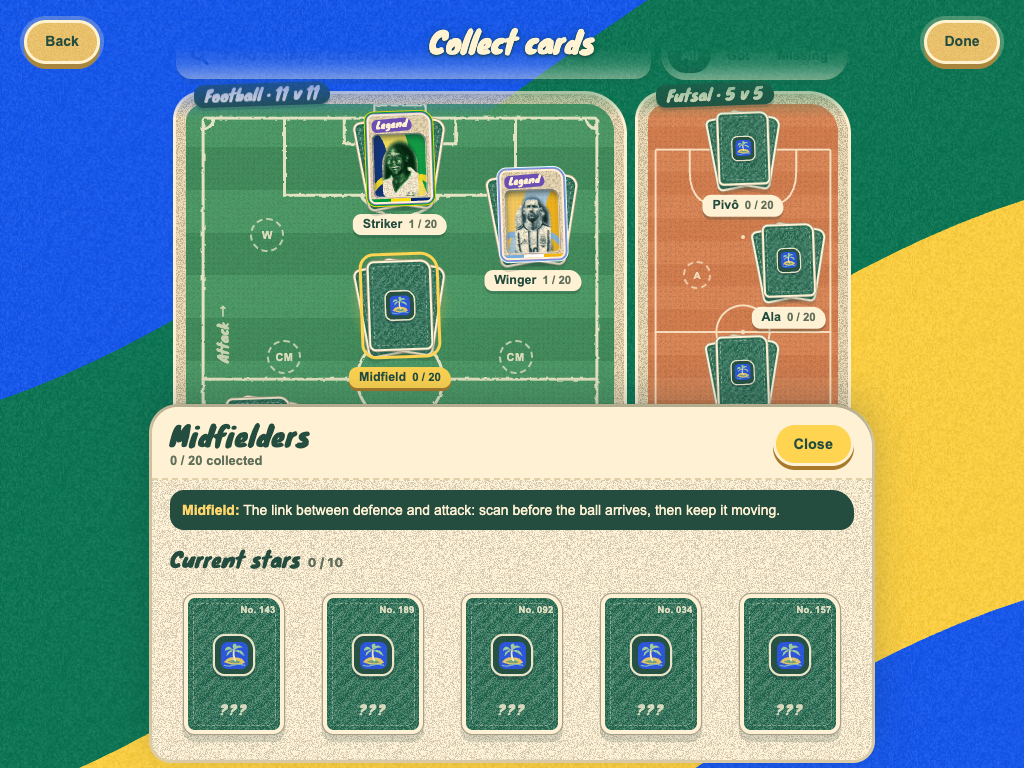
#> input picture shots/mid-1024.png, 1024 x 768 px
$ python grid.py ../../../../shots/mid-1024.png out.png 5 5 5 ../../../../shots/mid-700.png
#> lines starting #> are read from the running program, lines starting #| are printed output that depends on the picture
import sys;from PIL import Image,ImageDraw
# grid.py in out step [x0 y0 x1 y1] [scale]
im=Image.open(sys.argv[1]).convert('RGB');st=int(sys.argv[3])
#> further down, im is the input picture: PIL image 1024x768 RGB; mean R, G, B 124.5, 154, 138.6
if len(sys.argv)>7: im=im.crop(tuple(int(v) for v in sys.argv[4:8]));ox,oy=int(sys.argv[4]),int(sys.argv[5])
else: ox=oy=0
sc=float(sys.argv[8]) if len(sys.argv)>8 else 1
im=im.resize((int(im.width*sc),int(im.height*sc)));d=ImageDraw.Draw(im)
for x in range((ox//st)*st,ox+int(im.width/sc)+1,st):
  X=(x-ox)*sc;d.line([(X,0),(X,im.height)],fill=(255,0,0) if x%(st*5)==0 else (255,150,150),width=1);d.text((X+2,2),str(x),fill=(255,0,0))
for y in range((oy//st)*st,oy+int(im.height/sc)+1,st):
  Y=(y-oy)*sc;d.line([(0,Y),(im.width,Y)],fill=(255,0,0) if y%(st*5)==0 else (255,150,150),width=1);d.text((2,Y+2),str(y),fill=(255,0,0))
im.save(sys.argv[2])
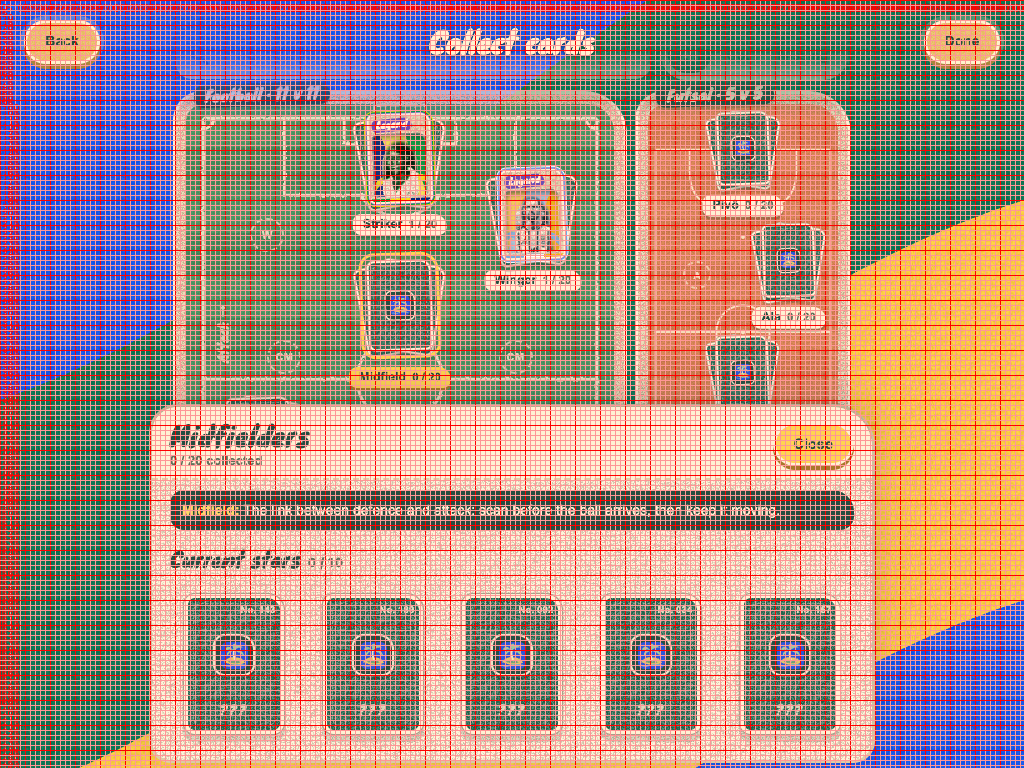
#> saved as out.png: PIL image 1024x768 RGB; mean R, G, B 173.8, 140.5, 130
